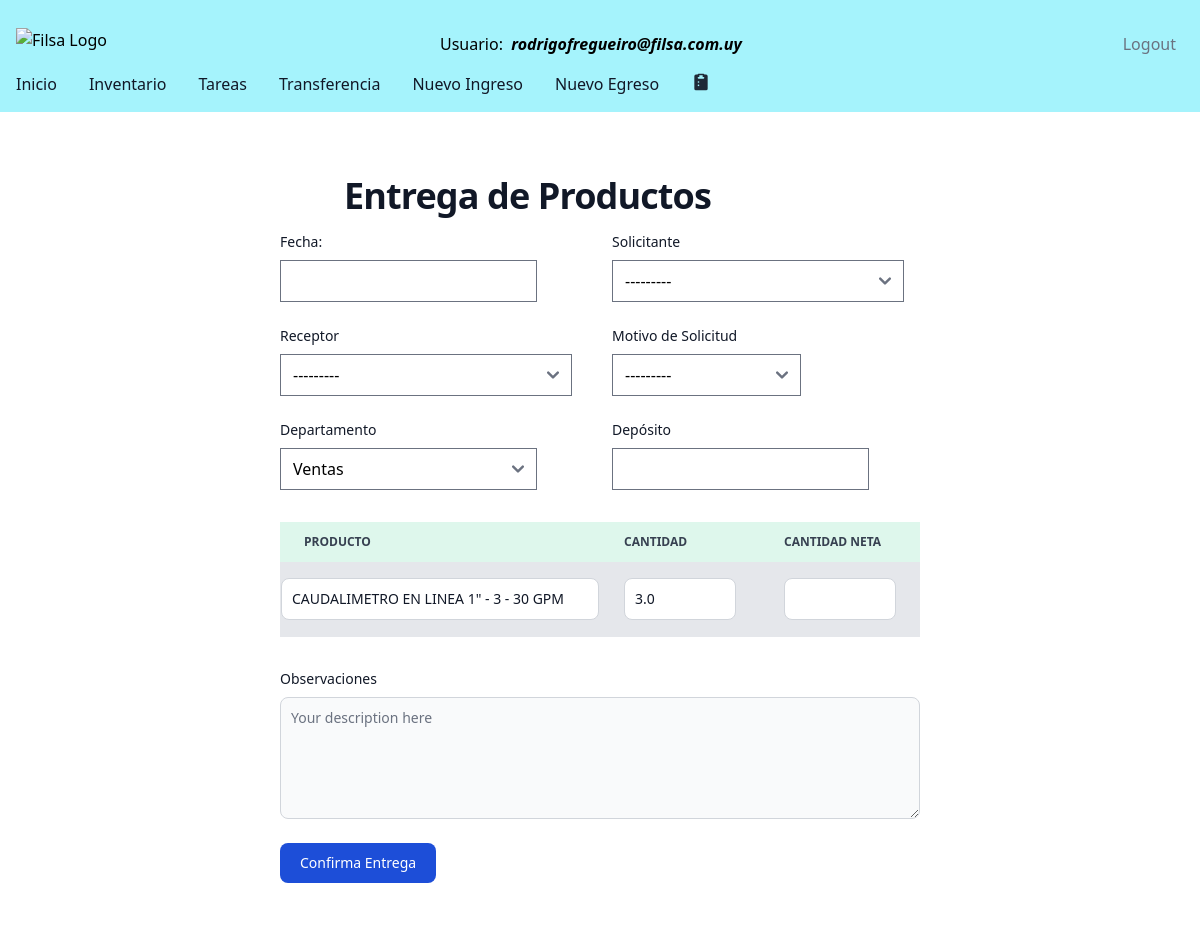
The page /outbound-delivery/2 (signed in) on the database as committed earlier.
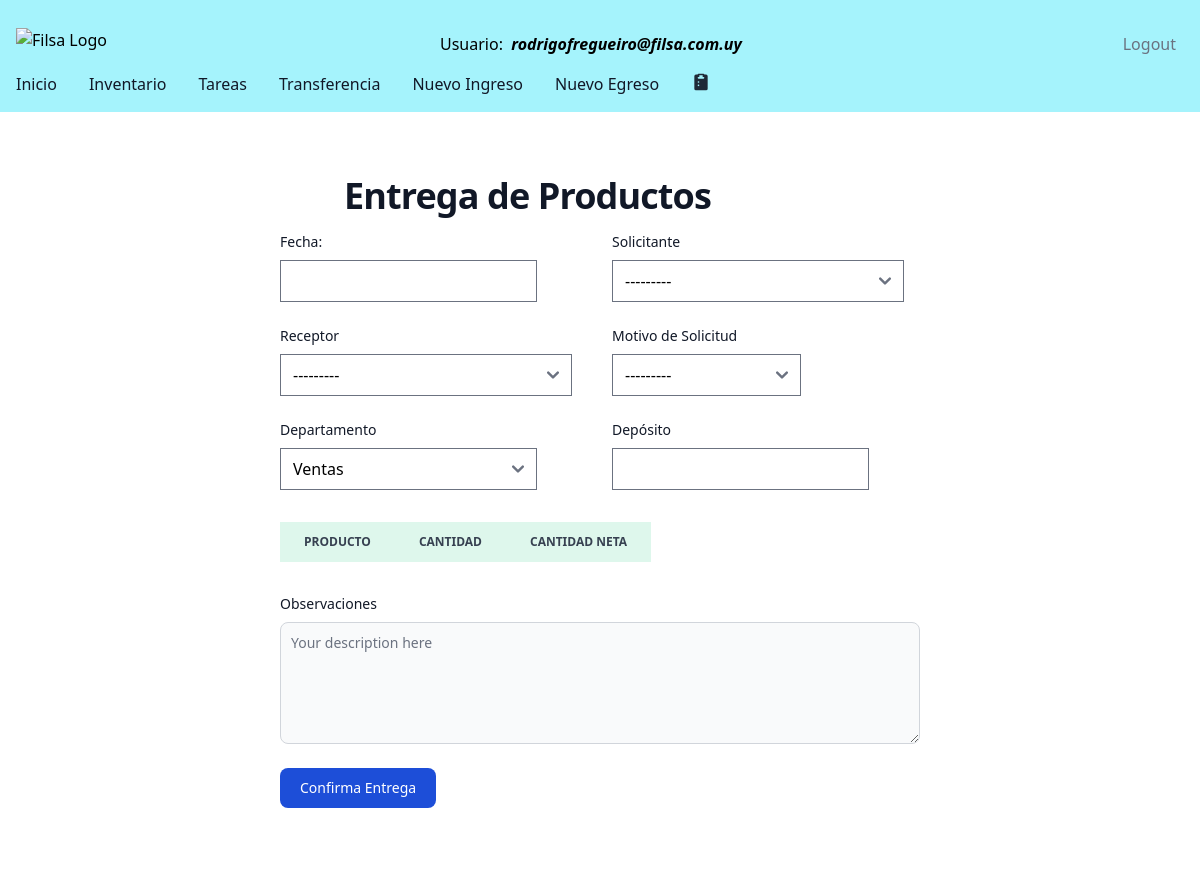
The same page on the database as committed later.
### filsa/models.py (models this page shows, shortened)
class StockMovements(models.Model):
    class Meta:
      verbose_name = 'Detalle Movimiento Producto'
      verbose_name_plural = 'Detalle Movimientos Productos'
    MOVEMENT = [('Inbound','Inbound'),
                ('Outbound', 'Outbound')]
    warehouseProduct = models.ForeignKey(WarehousesProduct, on_delete=models.CASCADE,  verbose_name=u"Nombre de Producto")
    task = models.ForeignKey(Tasks, on_delete=models.CASCADE,  blank=True, null=True )
    actionType = models.CharField(max_length=25,  default='Inbound')
    cantidad = models.FloatField(default=0)
    cantidadNeta = models.FloatField(default=0)
    cantidadEntregada = models.FloatField(default=0)
    image = models.ImageField(upload_to='images/', null=True, blank=True)

class WarehousesProduct(models.Model):
    name = models.CharField(max_length=100)
    product = models.ForeignKey(Product, on_delete = models.CASCADE,  blank=True, null=True )
    quantity = models.FloatField(default=0)
    location = models.CharField(max_length=100, default='')
    deltaQuantity = models.FloatField()
    inTransit = models.BooleanField(default=False)

class Product(models.Model):
    CATEGORIES = [('Tubos', 'Tubos'),
                  ('Tornillos', 'Tornillos'),
                  ('Accesorios','Accesorios'),
                  ('Maquinas','Maquinas'),
                  ('Insumos','Insumos')
                  ]
    product_id = models.AutoField(primary_key=True)
    name = models.CharField(max_length=100)
    barcode = models.CharField(max_length= 100, verbose_name=u"Codigo de Barras")
    internalCode = models.BigIntegerField(verbose_name=u"Codigo Interno")
    quantity = models.FloatField()
    category = models.CharField(max_length=100, default='Insumos') #  choices=CATEGORIES,
    supplier = models.CharField(max_length=100, default='')
    stockSecurity = models.IntegerField(default=0)
    hasOffer = models.ForeignKey(Cotization, on_delete=models.SET_DEFAULT, blank=True, null=True, default=None)
    quantityOffer = models.FloatField(null=True, blank= True)
    priceOffer = models.FloatField(null=True, blank= True)

### filsa/views.py (the view)
# urls.py: path('outbound-delivery/<int:requested_id>', outboundDeliveryView, name='outbounddelivery'),
@login_required
def outboundDeliveryView(request, requested_id):
    pendingTask = get_object_or_None(Tasks, pk=requested_id)
    if pendingTask:
        products = pendingTask.stockmovements_set.all()
    print('pendingTask is ', pendingTask)
    print('request is:', request.method)
    print('request product data', request.POST.get('producto_0'))
    tasks = Tasks.objects.filter(task_id=requested_id, status='Pending').prefetch_related('stockmovements_set')
    numberOfProducts = request.POST.get('extra_field_count')
    print('number Of Products in OutboundDeliver view is', numberOfProducts)
    if request.method == "POST":
        form = OutboundDeliveryForm(request.POST, instance= pendingTask, extra= request.POST.get('extra_field_count'))
        print('form is valid', form.is_valid())
        print('form fields are', form.cleaned_data)
        if form.is_valid():
            print('el form es valido')
            department = form.cleaned_data['department']
            issuer = form.cleaned_data['issuer']
            receptor = form.cleaned_data['receptor']
            warehouse = form.cleaned_data['warehouse']
            actionType = 'Confirma Egreso'
            motivoEgreso = form.cleaned_data['motivoEgreso']
            observations = form.cleaned_data['observations']
            deliveryDate = datetime.now().date()
            datalist = []
            taskToUpdate = Tasks.objects.filter(task_id=requested_id)
            taskToUpdate.update(status='Confirmed', observations=observations, deliveryDate= deliveryDate)
            task = Tasks.objects.get(task_id=requested_id)
            for i , product in enumerate(products):
                form.fields['producto_{}'.format(i)] = product.warehouseProduct.product.name
                form.fields['cantidad_{}'.format(i)] = product.cantidad
                netQuantity = form.cleaned_data['cantidadNeta_{}'.format(i)]
                quantity = form.fields['cantidad_{}'.format(i)]
                diffQuantity = int(quantity) - int(netQuantity)
                product_db = Product.objects.get(name= product.warehouseProduct.product.name)
                productWarehouse_db = WarehousesProduct.objects.get(product= product_db, name=warehouse)
                productToUpdate= Product.objects.filter(product_id= product_db.product_id)
                print('productToUpdate is:', productToUpdate)
                productToUpdate.update(quantity = F('quantity') - netQuantity) #, deltaQuantity = F('deltaQuantity') + diffQuantity  )
                productWarehouseToUpdate = WarehousesProduct.objects.filter(product= product_db, name=warehouse)
                productWarehouseToUpdate.update(quantity = F('quantity') - netQuantity, deltaQuantity= F('deltaQuantity') + diffQuantity)
                newProduct = StockMovements(warehouseProduct = productWarehouse_db,
                              actionType = actionType,
                                          cantidad= quantity, cantidadNeta=netQuantity, task = task )
                datalist.append(newProduct)
            print('form fields in view', form.fields)
            StockMovements.objects.bulk_create(datalist)
            return redirect('/tasks/')
    else:
        form = OutboundDeliveryForm(instance= pendingTask ,
                                    initial={"task_id": requested_id })
    return render(request, "outboundDelivery.html", {"form": form, 'task_id': requested_id , "tasks": tasks})#, "numberOfProducts": len(productsToReceive)})

### filsa/forms.py (shortened to what this page needs)
class OutboundDeliveryForm(forms.ModelForm):
    extra_field_count = forms.CharField(widget=forms.HiddenInput())
    observations = forms.CharField(widget=forms.Textarea(attrs={"rows":"5", "class" : "block p-2.5 w-full text-sm text-gray-900 bg-gray-50 rounded-lg border border-gray-300 focus:ring-primary-500 focus:border-primary-500 dark:bg-gray-700 dark:border-gray-600 dark:placeholder-gray-400 dark:text-white dark:focus:ring-primary-500 dark:focus:border-primary-500" ,"placeholder":"Your description here"}))
    warehouse = forms.CharField()
    widgets = {
            'deliveryDate': forms.widgets.DateInput(attrs={'type': 'date'}),
    }
    class Meta:
        model = Tasks
        fields = ['department','issuer', 'motivoEgreso', 'date', 'receptor', 'observations']
    def __init__(self, *args, **kwargs):
        extra_fields = kwargs.pop('extra',0)
        print('extra_fields', extra_fields)
        print('kwargs is :', kwargs)
        super(OutboundDeliveryForm, self).__init__(*args, **kwargs)
        self.fields['extra_field_count'].initial = extra_fields
        print('kwargs is :', kwargs)
        print('args are', *args)

### filsa/templates/outboundDelivery.html (shortened to what the changed rows need)
{% extends '_base.html' %}
{% load static %}
{% block content %}
<section class="bg-white dark:bg-gray-900">
    <div class="py-8 px-4 mx-auto max-w-2xl lg:py-16">
        <h1 class="flex mb-4 text-2xl sm:px-16 font-extrabold leading-none tracking-tight text-gray-900 md:text-3xl lg:text-4xl dark:text-white">Entrega de Productos</h1>
        <form id ='productsreception' action="{% url 'outbounddelivery' task_id  %}" method="POST" onsubmit="openLoader()">
                <div class="py-8">
                    <table id="productTable" class="py-8 px-4 max-w-4xl lg:py-16 text-sm text-left rtl:text-right text-gray-500 dark:text-gray-400">
                       <thead class="text-xs text-gray-700 uppercase bg-green-100 dark:bg-gray-700 dark:text-gray-400">
                           <tr>
                               <th scope="col" class="px-6 py-3">Producto</th>
                               <th scope="col" class="px-6 py-3">Cantidad</th>
                               <th scope="col" class="px-6 py-3">Cantidad Neta</th>
                           </tr>
                       </thead>
                       <tbody>
                           {% for task in tasks %}
                            {% if  task.status == 'Pending' %}
                           {% for product in task.stockmovements_set.all %}
                           {% if  product.actionType == 'Nuevo Egreso' %}
                                <tr class="bg-gray-200 border-b dark:bg-gray-800 dark:border-gray-700">
                                   <td class="w-1/2"><input type="text" name="producto_{{ forloop.counter0 }}" value="{{product.warehouseProduct.product.name}}"  class="bg-gray-150 border border-gray-300 text-gray-900 text-sm rounded-lg focus:ring-blue-500 focus:border-blue-500 block w-full p-2.5 dark:bg-gray-700 dark:border-gray-600 dark:placeholder-gray-400 dark:text-white dark:focus:ring-blue-500 dark:focus:border-blue-500"  id="" name="" placeholder="" disabled></td>
                                   <td class="px-6 py-4"><input type="number" name="cantidad_{{ forloop.counter0 }}" value="{{product.cantidad}}"  class="bg-gray-150 border border-gray-300 text-gray-900 text-sm rounded-lg focus:ring-blue-500 focus:border-blue-500 block w-full p-2.5 dark:bg-gray-700 dark:border-gray-600 dark:placeholder-gray-400 dark:text-white dark:focus:ring-blue-500 dark:focus:border-blue-500" id="" name="" placeholder="" disabled></td>
                                   <td class="px-6 py-4"><input type="number" name="cantidadNeta_{{forloop.counter0}}" class="border border-gray-300 text-gray-900 text-sm rounded-lg focus:ring-blue-500 focus:border-blue-500 block w-full p-2.5 dark:bg-gray-700 dark:border-gray-600 dark:placeholder-gray-400 dark:text-white dark:focus:ring-blue-500 dark:focus:border-blue-500" id="" name="" placeholder="" required></td>
                               </tr>
                               {% endif %}
                           {% endfor %}
                           {% endif %}
                           {% endfor %}
                       </tbody>
                   </table>
               </div>
        </form>
    </div>
  </section>
  {% endblock content %}

Rows that differ between the two databases and show on the page:
removed StockMovements: producto_0 "CAUDALIMETRO EN LINEA 1\" - 3 - 30 GPM", cantidad "3.0"
